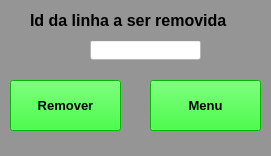
<?xml version="1.0" encoding="UTF-8"?>
<ui version="4.0">
 <class>Dialog</class>
 <widget class="QDialog" name="Dialog">
  <property name="geometry">
   <rect>
    <x>0</x>
    <y>0</y>
    <width>271</width>
    <height>156</height>
   </rect>
  </property>
  <property name="windowTitle">
   <string>Dialog</string>
  </property>
  <property name="styleSheet">
   <string notr="true">background-color: rgb(149, 149, 149);</string>
  </property>
  <widget class="QDialogButtonBox" name="buttonBox">
   <property name="geometry">
    <rect>
     <x>10</x>
     <y>440</y>
     <width>621</width>
     <height>32</height>
    </rect>
   </property>
   <property name="orientation">
    <enum>Qt::Horizontal</enum>
   </property>
   <property name="standardButtons">
    <set>QDialogButtonBox::Cancel|QDialogButtonBox::Ok</set>
   </property>
  </widget>
  <widget class="QPushButton" name="pushButton_5">
   <property name="geometry">
    <rect>
     <x>10</x>
     <y>80</y>
     <width>111</width>
     <height>51</height>
    </rect>
   </property>
   <property name="font">
    <font>
     <pointsize>10</pointsize>
     <weight>75</weight>
     <bold>true</bold>
    </font>
   </property>
   <property name="styleSheet">
    <string notr="true">background-color: rgb(0, 255, 0);</string>
   </property>
   <property name="text">
    <string>Remover</string>
   </property>
  </widget>
  <widget class="QPushButton" name="pushButton_4">
   <property name="geometry">
    <rect>
     <x>150</x>
     <y>80</y>
     <width>111</width>
     <height>51</height>
    </rect>
   </property>
   <property name="font">
    <font>
     <pointsize>10</pointsize>
     <weight>75</weight>
     <bold>true</bold>
    </font>
   </property>
   <property name="styleSheet">
    <string notr="true">background-color: rgb(0, 255, 0);</string>
   </property>
   <property name="text">
    <string>Menu</string>
   </property>
  </widget>
  <widget class="QLineEdit" name="lineEdit_5">
   <property name="geometry">
    <rect>
     <x>90</x>
     <y>40</y>
     <width>111</width>
     <height>20</height>
    </rect>
   </property>
   <property name="styleSheet">
    <string notr="true">background-color: rgb(255, 255, 255);</string>
   </property>
  </widget>
  <widget class="QLabel" name="label_6">
   <property name="geometry">
    <rect>
     <x>30</x>
     <y>0</y>
     <width>221</width>
     <height>41</height>
    </rect>
   </property>
   <property name="font">
    <font>
     <pointsize>12</pointsize>
     <weight>75</weight>
     <bold>true</bold>
    </font>
   </property>
   <property name="text">
    <string>Id da linha a ser removida</string>
   </property>
  </widget>
 </widget>
 <resources/>
 <connections>
  <connection>
   <sender>buttonBox</sender>
   <signal>rejected()</signal>
   <receiver>Dialog</receiver>
   <slot>reject()</slot>
   <hints>
    <hint type="sourcelabel">
     <x>316</x>
     <y>260</y>
    </hint>
    <hint type="destinationlabel">
     <x>286</x>
     <y>274</y>
    </hint>
   </hints>
  </connection>
  <connection>
   <sender>buttonBox</sender>
   <signal>accepted()</signal>
   <receiver>Dialog</receiver>
   <slot>accept()</slot>
   <hints>
    <hint type="sourcelabel">
     <x>248</x>
     <y>254</y>
    </hint>
    <hint type="destinationlabel">
     <x>157</x>
     <y>274</y>
    </hint>
   </hints>
  </connection>
 </connections>
</ui>
